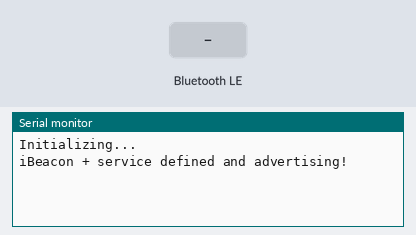
Recording of a sketch running on a simulated ESP32. On the bench: the last lines printed to the serial monitor. The inputs (shaded band) are chosen by the test bench. Nothing arrives over Bluetooth unless stated; a phone connects over Bluetooth LE 3 s after start.

Above: at 1.2 s.
1.3 s: Bluetooth LE write "1" received
At 2.5 s:
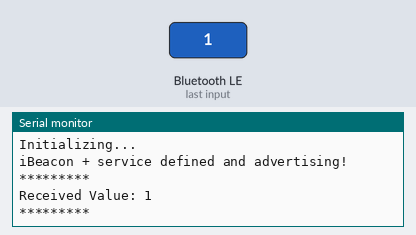
2.8 s: Bluetooth LE write "0" received
At 2.96 s:
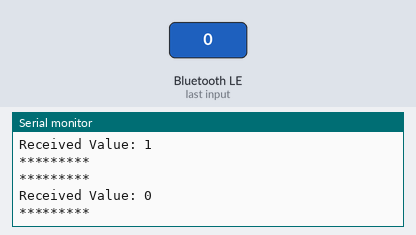
5.5 s: Bluetooth LE write "2" received
At 5.9 s:
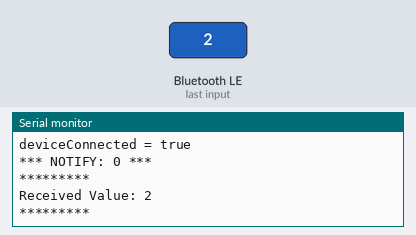
Timing chart, 0 to 8.5 s (numbered marks = the images above; inputs shaded):
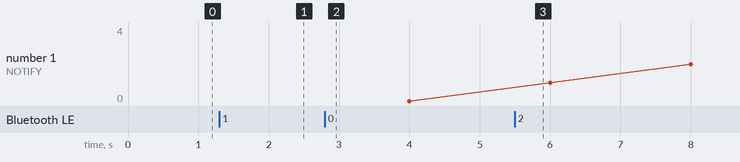

The sketch:

BLE_iBeacon.ino
```cpp
/*
   Based on 31337Ghost's reference code from https://github.com/nkolban/esp32-snippets/issues/385#issuecomment-362535434
   which is based on pcbreflux's Arduino ESP32 port of Neil Kolban's example for IDF: https://github.com/nkolban/esp32-snippets/blob/master/cpp_utils/tests/BLE%20Tests/SampleScan.cpp
*/

/*
   Create a BLE server that will send periodic iBeacon frames.
   The design of creating the BLE server is:
   1. Create a BLE Server
   2. Create advertising data
   3. Start advertising.
   4. wait
   5. Stop advertising.
*/
#include <BLEDevice.h>
#include <BLEServer.h>
#include <BLEUtils.h>
#include <BLE2902.h>
#include <BLEBeacon.h>

#define DEVICE_NAME            "ESP32"

// UNCOMMENT FOR BEACON A
#define SERVICE_UUID           "7A0247E7-8E88-409B-A959-AB5092DDB03E"
#define BEACON_UUID            "BCEB4ED5-D5A3-471D-AF2B-EA0AC6B92521"
#define BEACON_UUID_REV        "A134D0B2-1DA2-1BA7-C94C-E8E00C9F7A2C"
#define CHARACTERISTIC_UUID    "82258BAA-DF72-47E8-99BC-B73D7ECD08A5"

// // UNCOMMENT FOR BEACON B
// #define SERVICE_UUID           "1B906E62-46C2-4A7A-B4F8-525313CAF89F"
// #define BEACON_UUID            "22F450E4-4735-415F-9CFA-84917389260A"
// #define BEACON_UUID_REV        "F5A196B1-2D43-49CD-A732-1758538ECEE0"
// #define CHARACTERISTIC_UUID    "EB60B778-1F1A-48CF-AAA2-4D52F360221A"

// // UNCOMMENT FOR BEACON C
// #define SERVICE_UUID           "466E341E-5777-4675-BD17-404E4D2324B5"
// #define BEACON_UUID            "50D532FE-38F5-4A49-BF53-326B035F681B"
// #define BEACON_UUID_REV        "6341D49C-D4E8-4819-8327-D54E32B6E693"
// #define CHARACTERISTIC_UUID    "081904B8-0801-4A7D-A1BD-C4D3239436DA"

// // UNCOMMENT FOR BEACON P
// #define SERVICE_UUID           "507E77A2-035B-45F2-A135-F714087F4809"
// #define BEACON_UUID            "18150137-B0ED-4310-B398-64BE08749A30"
// #define BEACON_UUID_REV        "2FAB60D0-3A79-44F6-BD2E-68A479B174BD"
// #define CHARACTERISTIC_UUID    "47284BC8-8905-4D8B-A2E5-16B1892F487C"


BLEServer *pServer;
BLECharacteristic *pCharacteristic;
bool deviceConnected = false;
uint8_t value = 0;

class MyServerCallbacks: public BLEServerCallbacks {
    void onConnect(BLEServer* pServer) {
      deviceConnected = true;
      Serial.println("deviceConnected = true");
    };

    void onDisconnect(BLEServer* pServer) {
      deviceConnected = false;
      Serial.println("deviceConnected = false");

      // Restart advertising to be visible and connectable again
      BLEAdvertising* pAdvertising;
      pAdvertising = pServer->getAdvertising();
      pAdvertising->start();
      Serial.println("iBeacon advertising restarted");
    }
};

class MyCallbacks: public BLECharacteristicCallbacks {
    void onWrite(BLECharacteristic *pCharacteristic) {
      std::string rxValue = pCharacteristic->getValue();

      if (rxValue.length() > 0) {
        Serial.println("*********");
        Serial.print("Received Value: ");
        for (int i = 0; i < rxValue.length(); i++) {
          Serial.print(rxValue[i]);
        }
        Serial.println();
        Serial.println("*********");

      }
    }
};


void init_service() {
  BLEAdvertising* pAdvertising;
  pAdvertising = pServer->getAdvertising();
  pAdvertising->stop();

  // Create the BLE Service
  BLEService *pService = pServer->createService(BLEUUID(SERVICE_UUID));

  // Create a BLE Characteristic
  pCharacteristic = pService->createCharacteristic(
                      CHARACTERISTIC_UUID,
                      BLECharacteristic::PROPERTY_READ   |
                      BLECharacteristic::PROPERTY_WRITE  |
                      BLECharacteristic::PROPERTY_NOTIFY
                    );
  pCharacteristic->setCallbacks(new MyCallbacks());
  pCharacteristic->addDescriptor(new BLE2902());

  pAdvertising->addServiceUUID(BLEUUID(SERVICE_UUID));

  // Start the service
  pService->start();

  pAdvertising->start();
}

void init_beacon() {
  BLEAdvertising* pAdvertising;
  pAdvertising = pServer->getAdvertising();
  pAdvertising->stop();
  // iBeacon
  BLEBeacon myBeacon;
  myBeacon.setManufacturerId(0x4c00);
  myBeacon.setMajor(5);
  myBeacon.setMinor(88);
  myBeacon.setSignalPower(0xc5);
  myBeacon.setProximityUUID(BLEUUID(BEACON_UUID_REV));

  BLEAdvertisementData advertisementData;
  advertisementData.setFlags(0x1A);
  advertisementData.setManufacturerData(myBeacon.getData());
  pAdvertising->setAdvertisementData(advertisementData);

  pAdvertising->start();
}

void setup() {
  Serial.begin(115200);
  Serial.println();
  Serial.println("Initializing...");
  Serial.flush();

  BLEDevice::init(DEVICE_NAME);
  pServer = BLEDevice::createServer();
  pServer->setCallbacks(new MyServerCallbacks());

  init_service();
  init_beacon();

  Serial.println("iBeacon + service defined and advertising!");
}

void loop() {
  if (deviceConnected) {
    Serial.printf("*** NOTIFY: %d ***\n", value);
    pCharacteristic->setValue(&value, 1);
    pCharacteristic->notify();
    value++;
  }
  delay(2000);
}
```

Measured:
- after the input at 1.3 s, the serial monitor: prints a new line at once (image 1)
- after the input at 2.8 s, the serial monitor: prints a new line at once (image 2)
- after the input at 5.5 s, the serial monitor: prints a new line at once (image 3)
